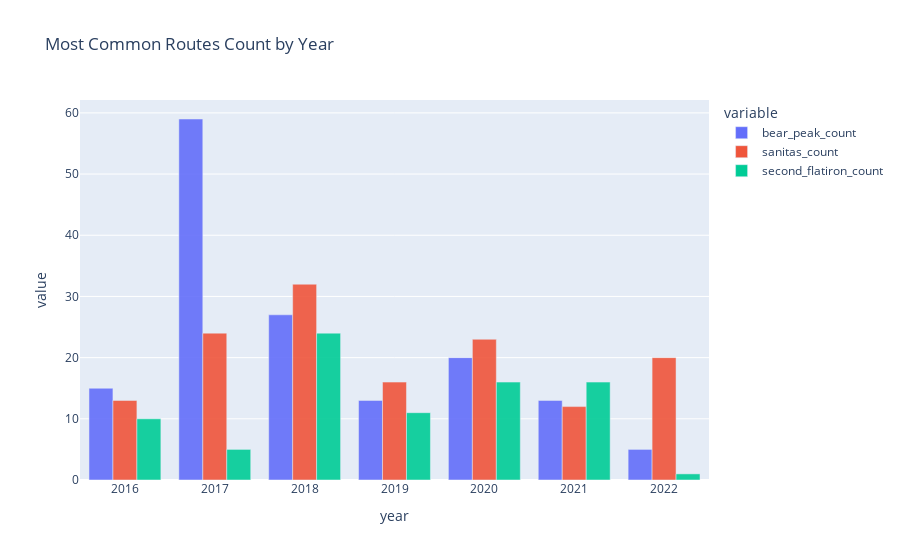

The code cell stored with this chart in its notebook:
### Code cell
# Count of bear peaks, sanitas, 2nd_flatiron by year
px.bar(
    data_frame = df_merged.loc[df_merged.year != 2015],
    x = 'year',
    y = ['bear_peak_count','sanitas_count','second_flatiron_count'],
    opacity = 0.9,
    orientation = "v",
    barmode = 'group',
    title='Most Common Routes Count by Year',
)

### Figure 1 — Plotly figure (JSON) as saved in the notebook; plotly's stock layout.template omitted (floating-point values rounded to 4 significant figures)
{"data": [{"alignmentgroup": "True", "hovertemplate": "variable=bear_peak_count<br>year=%{x}<br>value=%{y}<extra></extra>", "legendgroup": "bear_peak_count", "marker": {"color": "#636efa", "opacity": 0.9, "pattern": {"shape": ""}}, "name": "bear_peak_count", "offsetgroup": "bear_peak_count", "orientation": "v", "showlegend": true, "textposition": "auto", "type": "bar", "x": [2016, 2017, 2018, 2019, 2020, 2021, 2022], "xaxis": "x", "y": [15, 59, 27, 13, 20, 13, 5], "yaxis": "y"}, {"alignmentgroup": "True", "hovertemplate": "variable=sanitas_count<br>year=%{x}<br>value=%{y}<extra></extra>", "legendgroup": "sanitas_count", "marker": {"color": "#EF553B", "opacity": 0.9, "pattern": {"shape": ""}}, "name": "sanitas_count", "offsetgroup": "sanitas_count", "orientation": "v", "showlegend": true, "textposition": "auto", "type": "bar", "x": [2016, 2017, 2018, 2019, 2020, 2021, 2022], "xaxis": "x", "y": [13, 24, 32, 16, 23, 12, 20], "yaxis": "y"}, {"alignmentgroup": "True", "hovertemplate": "variable=second_flatiron_count<br>year=%{x}<br>value=%{y}<extra></extra>", "legendgroup": "second_flatiron_count", "marker": {"color": "#00cc96", "opacity": 0.9, "pattern": {"shape": ""}}, "name": "second_flatiron_count", "offsetgroup": "second_flatiron_count", "orientation": "v", "showlegend": true, "textposition": "auto", "type": "bar", "x": [2016, 2017, 2018, 2019, 2020, 2021, 2022], "xaxis": "x", "y": [10, 5, 24, 11, 16, 16, 1], "yaxis": "y"}], "layout": {"barmode": "group", "legend": {"title": {"text": "variable"}, "tracegroupgap": 0}, "title": {"text": "Most Common Routes Count by Year"}, "xaxis": {"anchor": "y", "domain": [0, 1], "title": {"text": "year"}}, "yaxis": {"anchor": "x", "domain": [0, 1], "title": {"text": "value"}}}}
